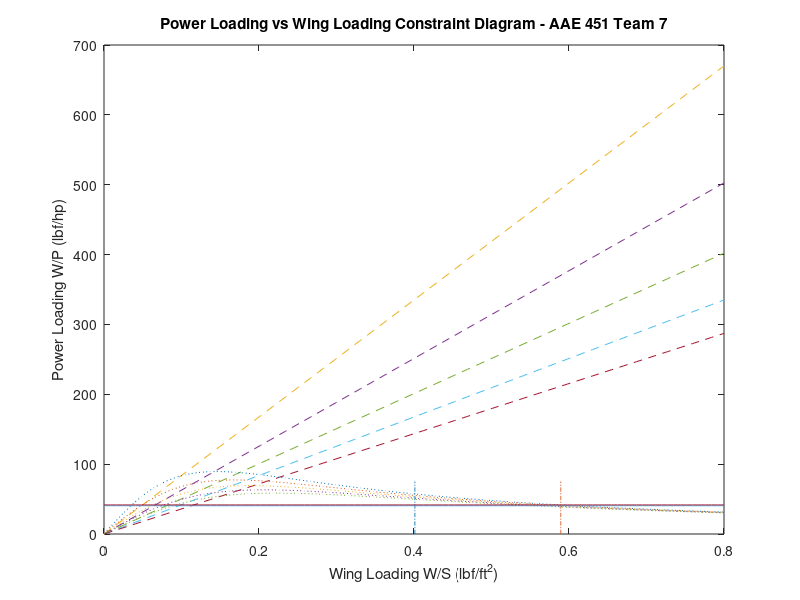

Here is the MATLAB script that generated this plot: (Note: this script raises an error after producing the figure.)
% AAE 451 Team 7
% Written by Ian Greene

clear all;

MIN_X = 0;
MAX_X = .8;
MAX_Y = 75;


v_stall = 15; %(<15ft/s)
p = 0.0023769; % slugs/ft^3
cl_max = 1.5; % CL max value estimate
v_throw = 20; %about 10 to 15 mph is a light throw
%https://www.rcgroups.com/forums/showthread.php?1132350-Hand-Launching-Design-How-fast-is-too-fast-to-throw-a-plane

v_cruise = 26.607; % ft/s
np = 0.75; % prop efficiency
cd0 = [0.015, 0.02, 0.025, 0.03, 0.035];
n = 3; %load of 3g
e = 0.8; %span efficiency

g = 32.17405;
max_power = 1.07; % HP
wcalc = 7.061; %lbf
wingArea = 9.7222222222; %ft^2
AR = 7.142857142857142; %aspect ratio

gamma = deg2rad(25);
l_d_max = [8, 9];

x_cd = linspace(MIN_X,MAX_X);
y_cd_a = x_cd .* ((0.75 * 550 * np) / (.5 * p * 1.1 * v_cruise^3 * cd0(1)));
y_cd_b = x_cd .* ((0.75 * 550 * np) / (.5 * p * 1.1 * v_cruise^3 * cd0(2)));
y_cd_c = x_cd .* ((0.75 * 550 * np) / (.5 * p * 1.1 * v_cruise^3 * cd0(3)));
y_cd_d = x_cd .* ((0.75 * 550 * np) / (.5 * p * 1.1 * v_cruise^3 * cd0(4)));
y_cd_e = x_cd .* ((0.75 * 550 * np) / (.5 * p * 1.1 * v_cruise^3 * cd0(5)));

y_turn_a = (550*np/v_cruise) ./ ((.5 * p * v_cruise^2 * cd0(1)) ./ x_cd + x_cd .* n^2/(.5 * p * v_cruise^2 * pi*e*AR));
y_turn_b = (550*np/v_cruise) ./ ((.5 * p * v_cruise^2 * cd0(2)) ./ x_cd + x_cd .* n^2/(.5 * p * v_cruise^2 * pi*e*AR));
y_turn_c = (550*np/v_cruise) ./ ((.5 * p * v_cruise^2 * cd0(3)) ./ x_cd + x_cd .* n^2/(.5 * p * v_cruise^2 * pi*e*AR));
y_turn_d = (550*np/v_cruise) ./ ((.5 * p * v_cruise^2 * cd0(4)) ./ x_cd + x_cd .* n^2/(.5 * p * v_cruise^2 * pi*e*AR));
y_turn_e = (550*np/v_cruise) ./ ((.5 * p * v_cruise^2 * cd0(5)) ./ x_cd + x_cd .* n^2/(.5 * p * v_cruise^2 * pi*e*AR));

y_ld_a = x_cd .* 0 + ((550 * np) / (1.2 * v_stall * (1 / (0.866 * l_d_max(1)) + sin(gamma))));
y_ld_b = x_cd .* 0 + ((550 * np) / (1.2 * v_stall * (1 / (0.866 * l_d_max(2)) + sin(gamma))));

y_cl = linspace(0,MAX_Y);
x_cl_a = y_cl .* 0 + (.5 * p * v_stall^2 * cl_max);
x_cl_b = y_cl .* 0 + (.5 * p * v_throw^2 * cl_max / 1.21);

figure(1);
plot( x_cl_a, y_cl,'-.', ...
    x_cl_b, y_cl, '-.', ...
    x_cd, y_cd_a, '--', ...
    x_cd, y_cd_b, '--', ...
    x_cd, y_cd_c, '--', ...
    x_cd, y_cd_d, '--', ...
    x_cd, y_cd_e, '--', ...
    x_cd, y_turn_a, ':', ...
    x_cd, y_turn_b, ':', ...
    x_cd, y_turn_c, ':', ...
    x_cd, y_turn_d, ':', ...
    x_cd, y_turn_e, ':', ...
    x_cd, y_ld_a, '-', ...
    x_cd, y_ld_b, '-');

xlabel('Wing Loading W/S (lbf/ft^2)');
ylabel('Power Loading W/P (lbf/hp)');
title('Power Loading vs Wing Loading Constraint Diagram - AAE 451 Team 7');
labelset = "Stall Speed @ C_{L max} = " + cl_max;
labelset2 = "Cruise Speed @ C_{D0} = " + cd0;
labelset3 = "Sustained 3G Turn @ C_{D0} = " + cd0;
labelset4 = "Climb Angle @ L/D = " + l_d_max;
legend([labelset, "Hand Thrown @ C_{L max} = " + cl_max, labelset2, labelset3, labelset4]);
grid on;
hold on;
axis([MIN_X MAX_X 0 MAX_Y]);
xConstraint = wcalc/wingArea;
yConstraint = wcalc/max_power;
plot(xConstraint, yConstraint, '*', 'DisplayName',"Constraint Point: (" + xConstraint + ", " + yConstraint + ")")



